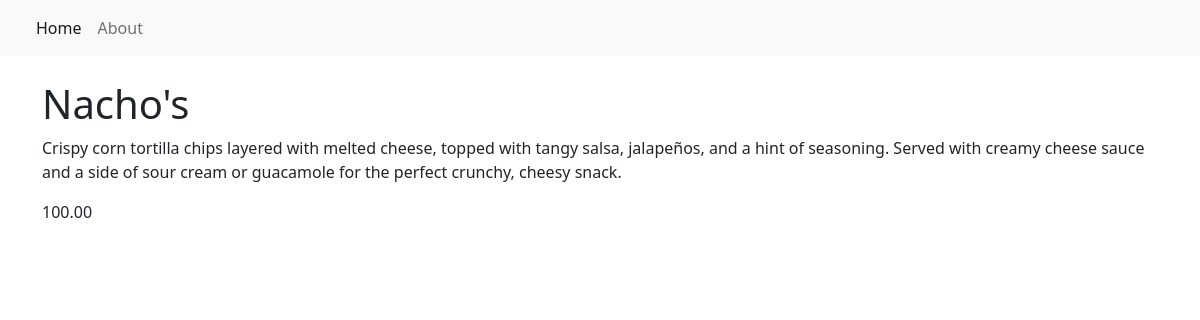
The app's page /item/3/ with its own data.
### restaurant_menu/models.py (models this page shows, shortened)
class Item(models.Model):
    meal = models.CharField(max_length=1000, unique=True)
    description = models.CharField(max_length=2000)
    price = models.DecimalField(max_digits=10, decimal_places=2)
    meal_type = models.CharField(max_length=200, choices=MEAL_TYPE)
    author = models.ForeignKey(User, on_delete=models.PROTECT)
    status = models.IntegerField(choices=STATUS, default=1)
    date_created = models.DateTimeField(auto_now_add=True)
    date_updated = models.DateTimeField(auto_now=True)

### restaurant_menu/views.py (the view)
# urls.py: path('item/<int:pk>/', views.MenuItemDetail.as_view(), name='menu_item')
class MenuItemDetail(generic.DetailView):
    model = Item
    template_name = "menu_item_detail.html"

### restaurant_menu/templates/menu_item_detail.html
{% extends 'base.html' %}
{% block content %}
    <div class="container">
    <h1 class="pt-4">{{ item.meal }}</h1>
    <p>{{ item.description }}</p>
    <p>{{ item.price }}</p>
    </div>
{% endblock content %}

### records on screen
Item: meal "Nacho's", description "Crispy corn tortilla chips layered with melted cheese, topped with tangy salsa, jalapeños, and a hint of seasoning. Served with creamy cheese sauce and a side of sour cream or guacamole for the perfect crunchy, cheesy snack.", price "100.00"
